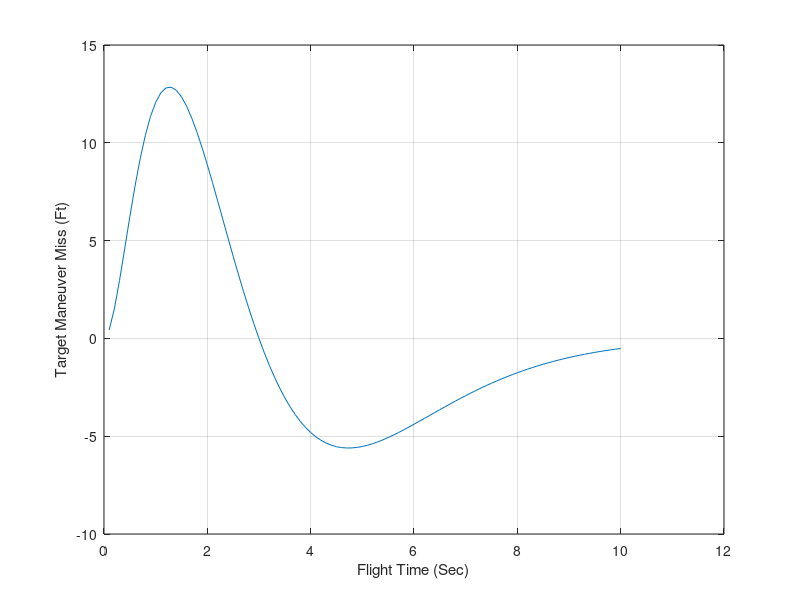
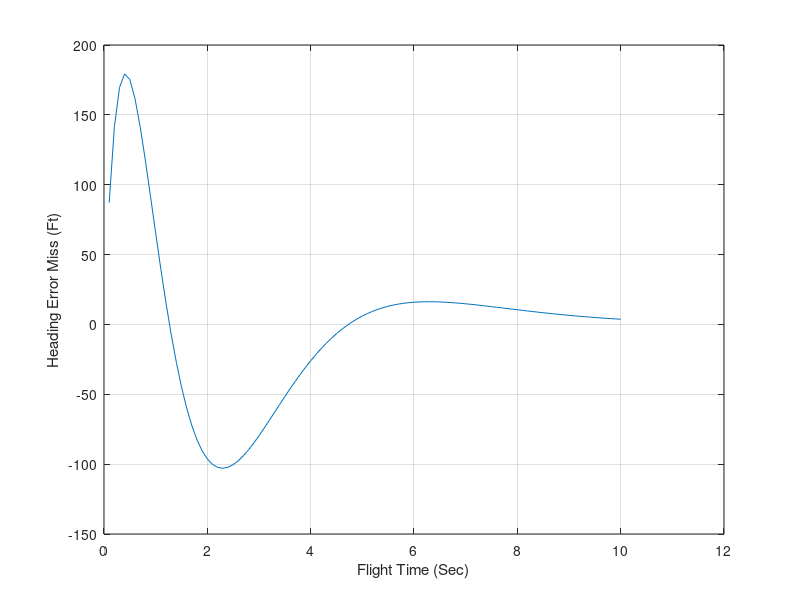

The MATLAB script that drew these images, in order:
clc; close all; clear all; format long; format compact;

% Adjoint construction for a single lag pronav homing loop.
nT = 3*32.2;    % target maneuver 
N  = 4;         % effective navigation ratio
TAU = 1;        % time constant
Tf  = 10;       % flight time
Vm  = 3000;     % missile velocity
HE  = deg2rad(-20); % heading error
T   = 0;        % start flight time

% Simulation variables
n  = 0;             % iteration counter
S  = 0;             % sampling counter 
TP = T + 0.00001;   % simulation start time
X1 = 0;
X2 = 0;
X3 = 1;
X4 = 0;
h  = 0.01;          % step size
% -------------------------------------------------------------------------
% NOTE:
%   The X_ variables correspond to the signals in Fig. 3.12. In the
%   following paragraph, it is explained that:
%   X1: the miss distance sensitivity, multiplying by nT to get miss
%   X2: related to the miss sensitivity due to an initial heading error,
%       multiply by -Vm*HE to get miss
%   X3: the derivative 
% -------------------------------------------------------------------------
while TP <= (Tf - 1e-5)
    % preserve current states
    X1_OLD = X1;
    X2_OLD = X2;
    X3_OLD = X3;
    X4_OLD = X4;
    STEP = 1;
    FLAG = 0;
    while STEP <= 1
        if FLAG == 1
            STEP = 2;
            % forward Euler from derivatives
            X1 = X1 + h*dX1;
            X2 = X2 + h*dX2;
            X3 = X3 + h*dX3;
            X4 = X4 + h*dX4;
            TP = TP + h; % increase time
        end
        % compute derivatives for prediction
        TGO = TP + 0.00001;
        Y1  = (X4 - X2)/TAU;
        dX1 = X2;
        dX2 = X3;
        dX3 = Y1*N/TGO;
        dX4 = -Y1;
        FLAG= 1;
    end
    FLAG = 0; % reset for next iteration
    % finish 2nd order Runge-Kutta method
    X1 = 0.5*(X1 + X1_OLD + h*dX1);
    X2 = 0.5*(X2 + X2_OLD + h*dX2);
    X3 = 0.5*(X3 + X3_OLD + h*dX3);
    X4 = 0.5*(X4 + X4_OLD + h*dX4);
    S = S + h;
    % sample data from simulation
    if S >= 0.0999
        S = 0;
        n = n + 1;
        array_TP(n) = TP;
        array_target_maneuver_miss(n) = X1*nT;
        array_target_HE_miss(n) = -Vm*HE*X2;
    end
end
% plot results
figure(1);
plot(array_TP,array_target_maneuver_miss); grid on;
xlabel('Flight Time (Sec)')
ylabel('Target Maneuver Miss (Ft)')
figure(2);
plot(array_TP,array_target_HE_miss); grid on;
xlabel('Flight Time (Sec)')
ylabel('Heading Error Miss (Ft)')